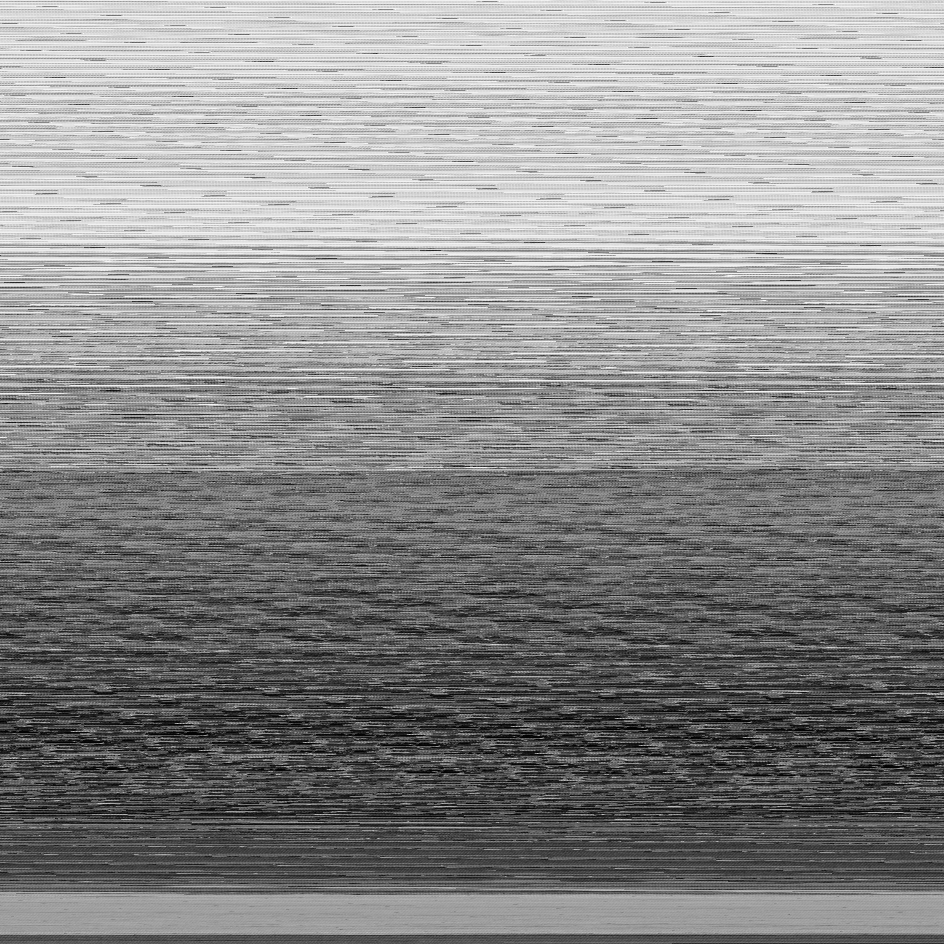
#> input picture 2026/tjCTF-2026/forensics/triplets/chall.png, 1888 x 1888 px (shown at 1/2 size)
$ python solve.py
#> lines starting #> are read from the running program, lines starting #| are printed output that depends on the picture
#!/usr/bin/env python3

from pathlib import Path

import numpy as np
from PIL import Image


def main() -> None:
    root = Path(__file__).resolve().parent
    png_path = root / "chall.png"

    img = Image.open(png_path)
#> img is the input picture: PIL image 1888x1888 L; min 0, max 255, mean 138.8
    flat = np.array(img).flatten()

    # 1888 x 1888 = 3,564,544 pixels
    # The last 544 are zero padding — there are exactly
    # 2000 x 594 x 3 = 3,564,000 values of real content.
    padding = 1888 * 1888 - 2000 * 594 * 3
    assert padding == 544

    vals = flat[:-padding]
    assert len(vals) == 2000 * 594 * 3

    # Every three consecutive grayscale pixels are the R, G, B
    # channels of one colour pixel, stored interleaved.
    rgb = vals.reshape(594, 2000, 3)
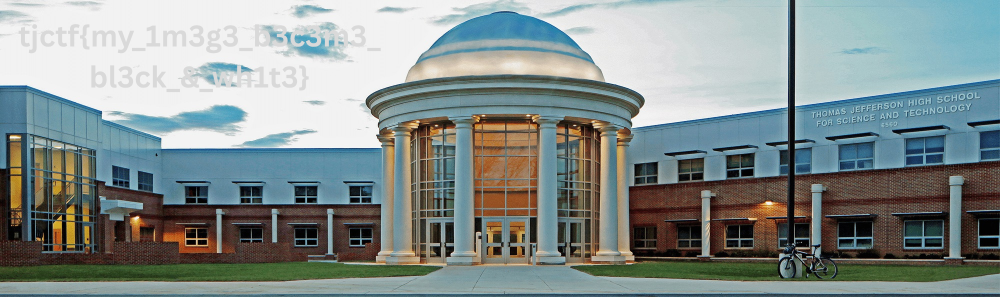
#> rgb: shape (594, 2000, 3) (shown at 1/2 size); mean of channels 0, 1, 2 132.3, 142.8, 141.3; drawn as R, G, B

    out_path = root / "reconstructed.png"
    Image.fromarray(rgb.astype("uint8")).save(out_path)
    print(f"Reconstructed image saved to {out_path}")

    flag = "tjctf{my_1m3g3_b3c3m3_bl3ck_&_wh1t3}"
    print(f"Flag: {flag}")


if __name__ == "__main__":
    main()
